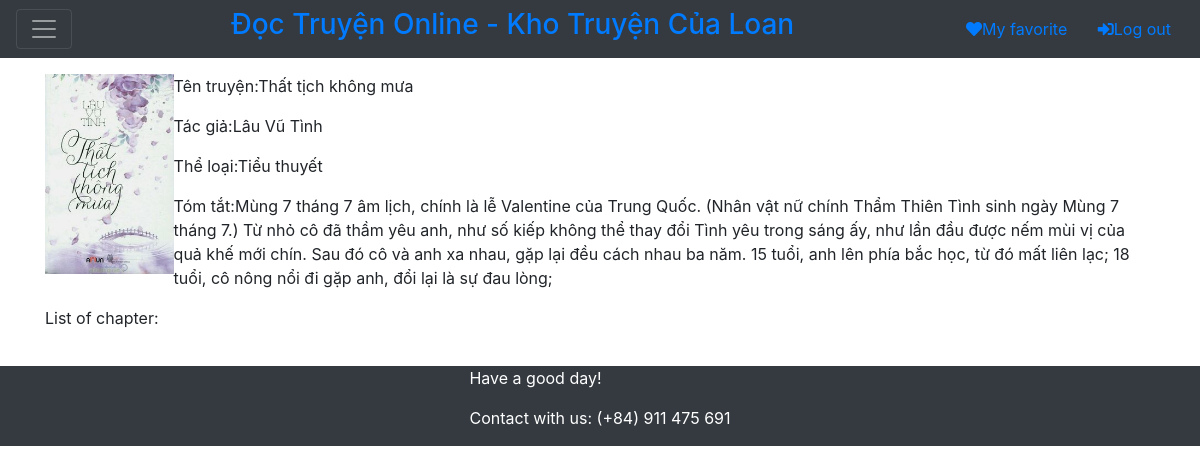
The page /view/Content.php?id=1 (signed in) on the database as committed earlier.
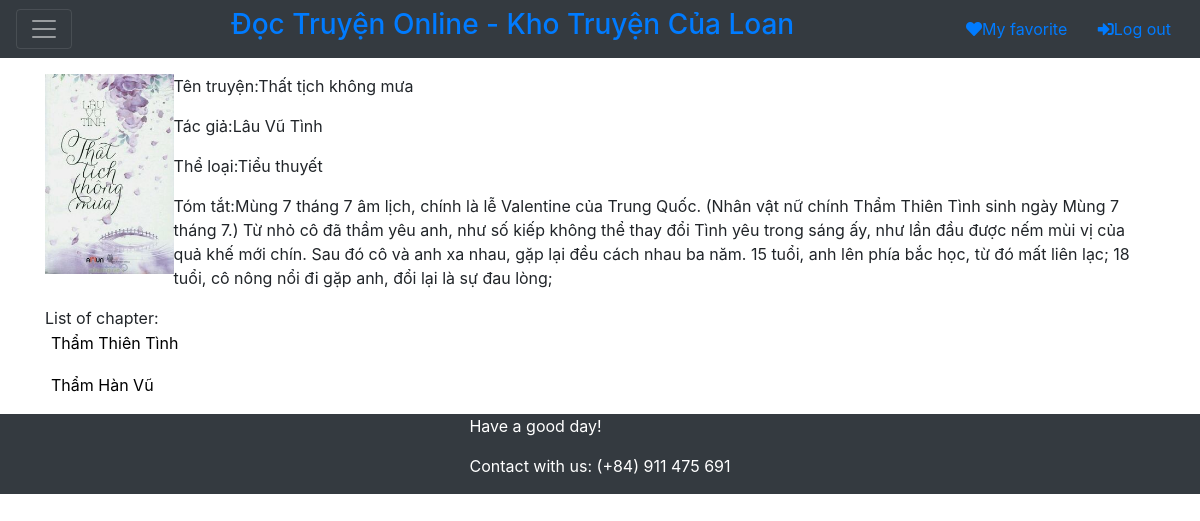
The same page on the database as committed later.
### tables this page shows
create table products(
id int auto_increment primary key,
proName varchar(30),
author varchar(50),
type varchar(30),
img varchar(100),
details text);

create table content(
id int auto_increment primary key,
noChap int,
nameChap varchar(50),
content text,
idStory int,
FOREIGN KEY (idStory) REFERENCES products(id)
);

### view/content.php (the view, shortened to what this page needs)
<?php
    require_once '../database/connectdatabase.php';
    $id = $_GET['id'];
    $sql = "SELECT C.idStory ,C.nameChap, P.proName, P.author, P.type, P.img, P.details, C.id
	FROM products as P, content as C
	WHERE P.id = C.idStory and
	C.idStory = ".$id.";";
	$content=$db->query($sql)->fetch_all();
?>
<html>
<head>
    <link rel="stylesheet" type="text/css" href="../css/sheetStyle.css">
	<link rel="stylesheet" href="https://stackpath.bootstrapcdn.com/bootstrap/4.3.1/css/bootstrap.min.css">
	<link rel="stylesheet" href="https://use.fontawesome.com/releases/v5.4.2/css/all.css">
</head>
<body>
    <?php require_once 'header.php'; ?>
    <div class="container">
        <div>
            <p><?php
                $j=0;
                for($i=0; $i<count($content); $i++){
        	        if($id == $content[$i][0]){
        	        	$j=$i;
        	        }
                }
                echo '<div style="display:flex; justify-content: space-between;"><img src="../img/'.$content[$j][5].'">';
                echo '<div>';
                    echo '<p> Tên truyện:'.$content[$j][2].'</p>';
                    echo '<p>Tác giả:'.$content[$j][3].'</p>';
                    echo '<p>Thể loại:'.$content[$j][4].'</p>';
                    echo '<p>Tóm tắt:'.$content[$j][6].'</p>';
                echo '</div></div>';
                echo "List of chapter: ";
                echo "<form action='detail_content.php' method='get'>";
                for($i=0; $i<count($content); $i++){
                    if($id == $content[$i][0]){
                        echo '<p><button style="border:none; background:none" name="chapter" value="'.$content[$i][1].'">'.$content[$i][1].'</button></p>';
                    }
                }
                echo "</form>";
            ?></p>
        </div>
    </div>
    <?php require_once 'footer.php'?>
</body>
</html>

### view/header.php (shortened to what this page needs)
<!DOCTYPE html>
<html>
<head>
	<link rel="stylesheet" type="text/css" href="../css/sheetStyle.css">
	<link rel="stylesheet" href="https://stackpath.bootstrapcdn.com/bootstrap/4.3.1/css/bootstrap.min.css">
	<link rel="stylesheet" href="https://use.fontawesome.com/releases/v5.4.2/css/all.css">
</head>
<body>
	<header>
		<div class="pos-f-t">
			<nav class="navbar navbar-dark bg-dark">
				<button class="navbar-toggler" type="button" data-toggle="collapse" data-target="#navbarToggleExternalContent" aria-controls="navbarToggleExternalContent" aria-expanded="false" aria-label="Toggle navigation">
					<span class="navbar-toggler-icon"></span>
				</button>
				<h3 style="color: white"><a href="userInterface.php"> Đọc Truyện Online - Kho Truyện Của Loan</a></h3>
				<div id="login">
					<button class="btn"><a href="favoritePage.php">
					<i class="fas fa-heart"></i>My favorite</a>
					</button>
					<button class="btn"><a href="firstInterface.php">
					<i class="fas fa-sign-in-alt"></i>Log out</a>
					</button>
				</div>
			</nav>
		</div>
	</header>
</body>

### view/footer.php (shortened to what this page needs)
<!DOCTYPE html>
<html>
<head>
</head>
<body>
	<footer>
		<div id="foot">
			<p>Have a good day!</p>
			<p>Contact with us: (+84) 911 475 691</p>
		</div>
	</footer>
</body>
</html>

### css/sheetStyle.css (style rules this page uses)
footer { display: flex; flex-direction: column; background-color: #343a40; color: white; align-items: center; justify-content: center; }
.btn { border-radius: 5px; background-color: #518ff3; color:#ffffff; }

### view/content.php (style rules this page uses)
img { height: 200px; width: 150px; }

### view/footer.php (style rules this page uses)
#foot { display: grid; justify-content: center; align-items: center; }

Rows that differ between the two databases and show on the page:
now on this page (row edited): content: nameChap "Thẩm Thiên Tình"
now on this page (row edited): content: nameChap "Thẩm Hàn Vũ"
